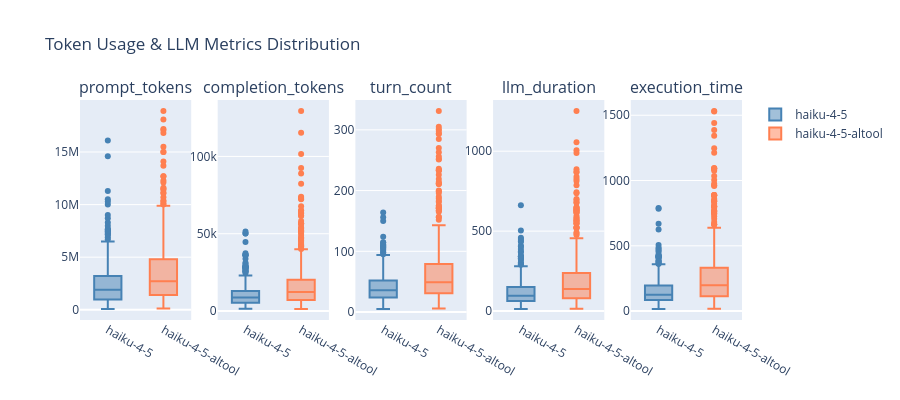

Source (notebook cell):
### Code cell
# Visualize token usage comparison
if llm_results:
    fig = make_subplots(rows=1, cols=len(llm_results), subplot_titles=[r["metric"] for r in llm_results])

    for i, result in enumerate(llm_results, 1):
        metric = result["metric"]
        baseline_vals = baseline_df_k[metric].dropna().values
        altool_vals = altool_df_k[metric].dropna().values

        fig.add_trace(go.Box(y=baseline_vals, name=BASELINE_NAME, marker_color="steelblue", showlegend=(i == 1)), row=1, col=i)
        fig.add_trace(go.Box(y=altool_vals, name=ALTOOL_NAME, marker_color="coral", showlegend=(i == 1)), row=1, col=i)

    fig.update_layout(height=400, title_text="Token Usage & LLM Metrics Distribution")
    fig.show()

### Figure 1 — Plotly figure (JSON) as saved in the notebook; plotly's stock layout.template omitted (floating-point values rounded to 4 significant figures; data arrays with more than 128 entries replaced by an {"elided": "..."} marker saying what was removed)
{"data": [{"marker": {"color": "steelblue"}, "name": "haiku-4-5", "showlegend": true, "type": "box", "xaxis": "x", "y": {"elided": "550 int values"}, "yaxis": "y"}, {"marker": {"color": "coral"}, "name": "haiku-4-5-altool", "showlegend": true, "type": "box", "xaxis": "x", "y": {"elided": "550 int values"}, "yaxis": "y"}, {"marker": {"color": "steelblue"}, "name": "haiku-4-5", "showlegend": false, "type": "box", "xaxis": "x2", "y": {"elided": "550 int values"}, "yaxis": "y2"}, {"marker": {"color": "coral"}, "name": "haiku-4-5-altool", "showlegend": false, "type": "box", "xaxis": "x2", "y": {"elided": "550 int values"}, "yaxis": "y2"}, {"marker": {"color": "steelblue"}, "name": "haiku-4-5", "showlegend": false, "type": "box", "xaxis": "x3", "y": {"elided": "550 int values"}, "yaxis": "y3"}, {"marker": {"color": "coral"}, "name": "haiku-4-5-altool", "showlegend": false, "type": "box", "xaxis": "x3", "y": {"elided": "550 int values"}, "yaxis": "y3"}, {"marker": {"color": "steelblue"}, "name": "haiku-4-5", "showlegend": false, "type": "box", "xaxis": "x4", "y": {"elided": "550 float values"}, "yaxis": "y4"}, {"marker": {"color": "coral"}, "name": "haiku-4-5-altool", "showlegend": false, "type": "box", "xaxis": "x4", "y": {"elided": "550 float values"}, "yaxis": "y4"}, {"marker": {"color": "steelblue"}, "name": "haiku-4-5", "showlegend": false, "type": "box", "xaxis": "x5", "y": {"elided": "550 float values"}, "yaxis": "y5"}, {"marker": {"color": "coral"}, "name": "haiku-4-5-altool", "showlegend": false, "type": "box", "xaxis": "x5", "y": {"elided": "550 float values"}, "yaxis": "y5"}], "layout": {"annotations": [{"font": {"size": 16}, "showarrow": false, "text": "prompt_tokens", "x": 0.084, "xanchor": "center", "xref": "paper", "y": 1, "yanchor": "bottom", "yref": "paper"}, {"font": {"size": 16}, "showarrow": false, "text": "completion_tokens", "x": 0.292, "xanchor": "center", "xref": "paper", "y": 1, "yanchor": "bottom", "yref": "paper"}, {"font": {"size": 16}, "showarrow": false, "text": "turn_count", "x": 0.5, "xanchor": "center", "xref": "paper", "y": 1, "yanchor": "bottom", "yref": "paper"}, {"font": {"size": 16}, "showarrow": false, "text": "llm_duration", "x": 0.708, "xanchor": "center", "xref": "paper", "y": 1, "yanchor": "bottom", "yref": "paper"}, {"font": {"size": 16}, "showarrow": false, "text": "execution_time", "x": 0.916, "xanchor": "center", "xref": "paper", "y": 1, "yanchor": "bottom", "yref": "paper"}], "height": 400, "title": {"text": "Token Usage & LLM Metrics Distribution"}, "xaxis": {"anchor": "y", "domain": [0, 0.168]}, "xaxis2": {"anchor": "y2", "domain": [0.208, 0.376]}, "xaxis3": {"anchor": "y3", "domain": [0.416, 0.584]}, "xaxis4": {"anchor": "y4", "domain": [0.624, 0.792]}, "xaxis5": {"anchor": "y5", "domain": [0.832, 1]}, "yaxis": {"anchor": "x", "domain": [0, 1]}, "yaxis2": {"anchor": "x2", "domain": [0, 1]}, "yaxis3": {"anchor": "x3", "domain": [0, 1]}, "yaxis4": {"anchor": "x4", "domain": [0, 1]}, "yaxis5": {"anchor": "x5", "domain": [0, 1]}}}
